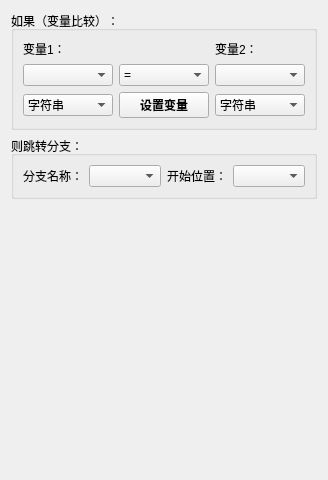
       <widget class="QWidget" name="tab_36">
        <attribute name="title">
         <string>变量判断</string>
        </attribute>
        <layout class="QVBoxLayout" name="verticalLayout_41">
         <item>
          <widget class="QGroupBox" name="groupBox_48">
           <property name="title">
            <string>如果（变量比较）：</string>
           </property>
           <property name="checkable">
            <bool>false</bool>
           </property>
           <layout class="QVBoxLayout" name="verticalLayout_78">
            <item>
             <layout class="QGridLayout" name="gridLayout_53">
              <item row="1" column="2">
               <widget class="QComboBox" name="comboBox_51"/>
              </item>
              <item row="0" column="0">
               <widget class="QLabel" name="label_143">
                <property name="text">
                 <string>变量1：</string>
                </property>
               </widget>
              </item>
              <item row="0" column="2">
               <widget class="QLabel" name="label_144">
                <property name="text">
                 <string>变量2：</string>
                </property>
               </widget>
              </item>
              <item row="1" column="0">
               <widget class="QComboBox" name="comboBox_49"/>
              </item>
              <item row="1" column="1">
               <widget class="QComboBox" name="comboBox_50">
                <item>
                 <property name="text">
                  <string>=</string>
                 </property>
                </item>
                <item>
                 <property name="text">
                  <string>≠</string>
                 </property>
                </item>
                <item>
                 <property name="text">
                  <string>&gt;</string>
                 </property>
                </item>
                <item>
                 <property name="text">
                  <string>&lt;</string>
                 </property>
                </item>
                <item>
                 <property name="text">
                  <string>包含</string>
                 </property>
                </item>
               </widget>
              </item>
              <item row="2" column="1">
               <widget class="QPushButton" name="pushButton_38">
                <property name="font">
                 <font>
                  <family>微软雅黑</family>
                  <bold>true</bold>
                 </font>
                </property>
                <property name="text">
                 <string>设置变量</string>
                </property>
               </widget>
              </item>
              <item row="2" column="0">
               <widget class="QComboBox" name="comboBox_54">
                <item>
                 <property name="text">
                  <string>字符串</string>
                 </property>
                </item>
                <item>
                 <property name="text">
                  <string>数字</string>
                 </property>
                </item>
                <item>
                 <property name="text">
                  <string>日期或时间</string>
                 </property>
                </item>
               </widget>
              </item>
              <item row="2" column="2">
               <widget class="QComboBox" name="comboBox_55">
                <item>
                 <property name="text">
                  <string>字符串</string>
                 </property>
                </item>
                <item>
                 <property name="text">
                  <string>数字</string>
                 </property>
                </item>
                <item>
                 <property name="text">
                  <string>日期或时间</string>
                 </property>
                </item>
               </widget>
              </item>
             </layout>
            </item>
           </layout>
          </widget>
         </item>
         <item>
          <widget class="QGroupBox" name="groupBox_49">
           <property name="title">
            <string>则跳转分支：</string>
           </property>
           <layout class="QHBoxLayout" name="horizontalLayout_18" stretch="1,1,1,1">
            <item>
             <widget class="QLabel" name="label_146">
              <property name="text">
               <string>分支名称：</string>
              </property>
              <property name="alignment">
               <set>Qt::AlignmentFlag::AlignCenter</set>
              </property>
             </widget>
            </item>
            <item>
             <widget class="QComboBox" name="comboBox_52"/>
            </item>
            <item>
             <widget class="QLabel" name="label_145">
              <property name="text">
               <string>开始位置：</string>
              </property>
              <property name="alignment">
               <set>Qt::AlignmentFlag::AlignCenter</set>
              </property>
             </widget>
            </item>
            <item>
             <widget class="QComboBox" name="comboBox_53"/>
            </item>
           </layout>
          </widget>
         </item>
         <item>
          <spacer name="verticalSpacer_31">
           <property name="orientation">
            <enum>Qt::Orientation::Vertical</enum>
           </property>
           <property name="sizeHint" stdset="0">
            <size>
             <width>20</width>
             <height>270</height>
            </size>
           </property>
          </spacer>
         </item>
        </layout>
       </widget>
